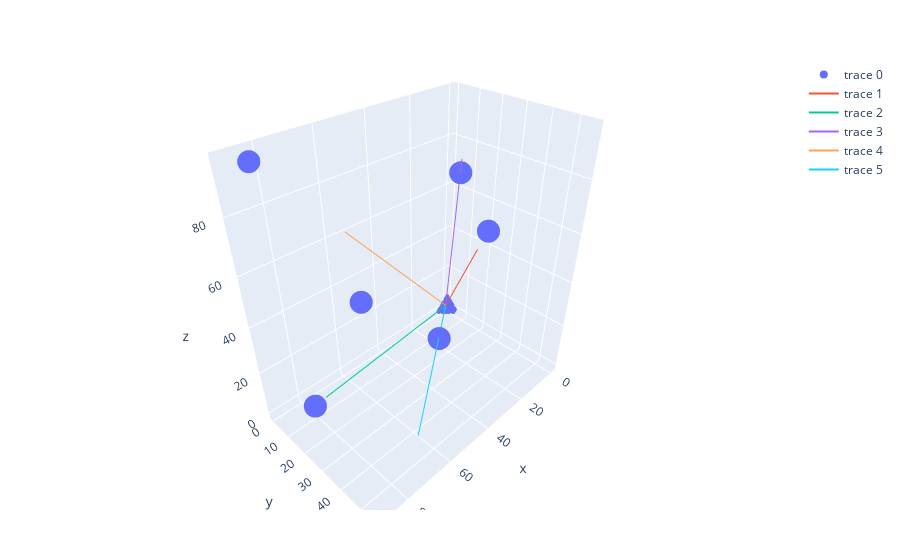

Notebook source saved alongside this figure:
### Markdown cell above
Ejemplo 3d compilado, podemos ver los puntos $x_i$, el centro y los rayos "vertice" del cono que rodean a todos los puntos.
<img src="Ej3d.png"
     alt="Ej"
     style="float: left; margin-right: 10px; width:800px;text-align:center; margin-left: 5%"/>

### Code cell
vectorPoints=rand(0:100.,6,3);

println(vectorPoints);
pointsHull=conicHull(vectorPoints)
grapher(vectorPoints,pointsHull,3)

### Figure 1 — Plotly figure (JSON) as saved in the notebook; plotly's stock layout.template omitted (floating-point values rounded to 4 significant figures)
{"data": [{"mode": "markers", "type": "scatter3d", "x": [60, 42, 90, 21, 85, 25, 0], "y": [15, 52, 27, 23, 4, 19, 0], "z": [42, 77, 24, 79, 96, 7, 0]}, {"mode": "lines", "type": "scatter3d", "x": [35.03, 0], "y": [43.37, 0], "z": [64.22, 0]}, {"mode": "lines", "type": "scatter3d", "x": [84.71, 0], "y": [25.41, 0], "z": [22.59, 0]}, {"mode": "lines", "type": "scatter3d", "x": [22.52, 0], "y": [24.66, 0], "z": [84.71, 0]}, {"mode": "lines", "type": "scatter3d", "x": [54.92, 0], "y": [2.584, 0], "z": [62.03, 0]}, {"mode": "lines", "type": "scatter3d", "x": [73.52, 0], "y": [55.87, 0], "z": [20.59, 0]}], "layout": {"margin": {"b": 50, "l": 50, "r": 50, "t": 60}}}
